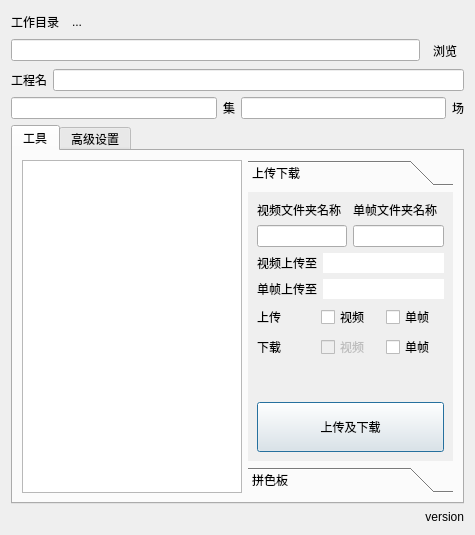
<?xml version="1.0" encoding="UTF-8"?>
<ui version="4.0">
 <class>Dialog</class>
 <widget class="QDialog" name="Dialog">
  <property name="geometry">
   <rect>
    <x>0</x>
    <y>0</y>
    <width>475</width>
    <height>535</height>
   </rect>
  </property>
  <property name="windowTitle">
   <string>场集工具</string>
  </property>
  <layout class="QVBoxLayout" name="verticalLayout">
   <item>
    <layout class="QHBoxLayout" name="horizontalLayout_5">
     <item>
      <widget class="QLabel" name="label_6">
       <property name="sizePolicy">
        <sizepolicy hsizetype="Preferred" vsizetype="Preferred">
         <horstretch>0</horstretch>
         <verstretch>0</verstretch>
        </sizepolicy>
       </property>
       <property name="text">
        <string>工作目录</string>
       </property>
      </widget>
     </item>
     <item>
      <widget class="QToolButton" name="toolButtonOpenDir">
       <property name="text">
        <string>...</string>
       </property>
       <property name="autoRaise">
        <bool>true</bool>
       </property>
      </widget>
     </item>
     <item>
      <spacer name="horizontalSpacer">
       <property name="orientation">
        <enum>Qt::Horizontal</enum>
       </property>
       <property name="sizeHint" stdset="0">
        <size>
         <width>40</width>
         <height>20</height>
        </size>
       </property>
      </spacer>
     </item>
    </layout>
   </item>
   <item>
    <layout class="QHBoxLayout" name="horizontalLayout_9">
     <item>
      <widget class="QLineEdit" name="dirEdit">
       <property name="dragEnabled">
        <bool>true</bool>
       </property>
      </widget>
     </item>
     <item>
      <widget class="QToolButton" name="dirButton">
       <property name="text">
        <string>浏览</string>
       </property>
       <property name="autoRaise">
        <bool>true</bool>
       </property>
      </widget>
     </item>
    </layout>
   </item>
   <item>
    <layout class="QHBoxLayout" name="horizontalLayout_12">
     <item>
      <widget class="QLabel" name="label_13">
       <property name="text">
        <string>工程名</string>
       </property>
      </widget>
     </item>
     <item>
      <widget class="QLineEdit" name="projectEdit"/>
     </item>
    </layout>
   </item>
   <item>
    <layout class="QHBoxLayout" name="horizontalLayout">
     <item>
      <widget class="QLineEdit" name="epEdit"/>
     </item>
     <item>
      <widget class="QLabel" name="label">
       <property name="text">
        <string>集</string>
       </property>
      </widget>
     </item>
     <item>
      <widget class="QLineEdit" name="scEdit"/>
     </item>
     <item>
      <widget class="QLabel" name="label_2">
       <property name="text">
        <string>场</string>
       </property>
      </widget>
     </item>
    </layout>
   </item>
   <item>
    <widget class="QTabWidget" name="tabWidget">
     <property name="currentIndex">
      <number>0</number>
     </property>
     <widget class="QWidget" name="tab">
      <attribute name="title">
       <string>工具</string>
      </attribute>
      <layout class="QHBoxLayout" name="horizontalLayout_7">
       <item>
        <widget class="QListWidget" name="listWidget">
         <property name="minimumSize">
          <size>
           <width>0</width>
           <height>0</height>
          </size>
         </property>
        </widget>
       </item>
       <item>
        <widget class="QToolBox" name="toolBox">
         <property name="minimumSize">
          <size>
           <width>200</width>
           <height>0</height>
          </size>
         </property>
         <property name="maximumSize">
          <size>
           <width>250</width>
           <height>16777215</height>
          </size>
         </property>
         <property name="sizeIncrement">
          <size>
           <width>0</width>
           <height>0</height>
          </size>
         </property>
         <property name="currentIndex">
          <number>0</number>
         </property>
         <widget class="QWidget" name="toolBoxPage2">
          <property name="geometry">
           <rect>
            <x>0</x>
            <y>0</y>
            <width>211</width>
            <height>292</height>
           </rect>
          </property>
          <attribute name="label">
           <string>上传下载</string>
          </attribute>
          <layout class="QVBoxLayout" name="verticalLayout_6">
           <item>
            <layout class="QGridLayout" name="gridLayout_2">
             <item row="1" column="1">
              <widget class="QLineEdit" name="imageFNameEdit">
               <property name="sizePolicy">
                <sizepolicy hsizetype="Expanding" vsizetype="Fixed">
                 <horstretch>0</horstretch>
                 <verstretch>0</verstretch>
                </sizepolicy>
               </property>
              </widget>
             </item>
             <item row="1" column="0">
              <widget class="QLineEdit" name="videoFNameEdit">
               <property name="sizePolicy">
                <sizepolicy hsizetype="Expanding" vsizetype="Fixed">
                 <horstretch>0</horstretch>
                 <verstretch>0</verstretch>
                </sizepolicy>
               </property>
              </widget>
             </item>
             <item row="0" column="0">
              <widget class="QLabel" name="label_14">
               <property name="text">
                <string>视频文件夹名称</string>
               </property>
              </widget>
             </item>
             <item row="0" column="1">
              <widget class="QLabel" name="label_15">
               <property name="text">
                <string>单帧文件夹名称</string>
               </property>
              </widget>
             </item>
            </layout>
           </item>
           <item>
            <layout class="QFormLayout" name="formLayout_3">
             <property name="fieldGrowthPolicy">
              <enum>QFormLayout::AllNonFixedFieldsGrow</enum>
             </property>
             <item row="0" column="0">
              <widget class="QLabel" name="label_16">
               <property name="text">
                <string>视频上传至</string>
               </property>
              </widget>
             </item>
             <item row="0" column="1">
              <widget class="QLineEdit" name="videoDestEdit">
               <property name="frame">
                <bool>false</bool>
               </property>
               <property name="readOnly">
                <bool>true</bool>
               </property>
              </widget>
             </item>
             <item row="1" column="0">
              <widget class="QLabel" name="label_17">
               <property name="text">
                <string>单帧上传至</string>
               </property>
              </widget>
             </item>
             <item row="1" column="1">
              <widget class="QLineEdit" name="imageDestEdit">
               <property name="frame">
                <bool>false</bool>
               </property>
               <property name="readOnly">
                <bool>true</bool>
               </property>
              </widget>
             </item>
            </layout>
           </item>
           <item>
            <layout class="QHBoxLayout" name="horizontalLayout_6">
             <item>
              <widget class="QLabel" name="label_8">
               <property name="text">
                <string>上传</string>
               </property>
              </widget>
             </item>
             <item>
              <widget class="QCheckBox" name="videoUpCheck">
               <property name="text">
                <string>视频</string>
               </property>
              </widget>
             </item>
             <item>
              <widget class="QCheckBox" name="imageUpCheck">
               <property name="text">
                <string>单帧</string>
               </property>
              </widget>
             </item>
            </layout>
           </item>
           <item>
            <layout class="QHBoxLayout" name="horizontalLayout_8">
             <item>
              <widget class="QLabel" name="label_9">
               <property name="text">
                <string>下载</string>
               </property>
              </widget>
             </item>
             <item>
              <widget class="QCheckBox" name="videoDownCheck">
               <property name="enabled">
                <bool>false</bool>
               </property>
               <property name="text">
                <string>视频</string>
               </property>
               <property name="checkable">
                <bool>true</bool>
               </property>
              </widget>
             </item>
             <item>
              <widget class="QCheckBox" name="imageDownCheck">
               <property name="text">
                <string>单帧</string>
               </property>
              </widget>
             </item>
            </layout>
           </item>
           <item>
            <spacer name="verticalSpacer_2">
             <property name="orientation">
              <enum>Qt::Vertical</enum>
             </property>
             <property name="sizeHint" stdset="0">
              <size>
               <width>20</width>
               <height>40</height>
              </size>
             </property>
            </spacer>
           </item>
           <item>
            <widget class="QPushButton" name="syncButton">
             <property name="minimumSize">
              <size>
               <width>0</width>
               <height>50</height>
              </size>
             </property>
             <property name="text">
              <string>上传及下载</string>
             </property>
            </widget>
           </item>
          </layout>
         </widget>
         <widget class="QWidget" name="toolBoxPage1">
          <property name="geometry">
           <rect>
            <x>0</x>
            <y>0</y>
            <width>207</width>
            <height>292</height>
           </rect>
          </property>
          <attribute name="label">
           <string>拼色板</string>
          </attribute>
          <layout class="QVBoxLayout" name="verticalLayout_3">
           <item>
            <layout class="QFormLayout" name="formLayout_4">
             <property name="fieldGrowthPolicy">
              <enum>QFormLayout::AllNonFixedFieldsGrow</enum>
             </property>
             <item row="0" column="0">
              <widget class="QLabel" name="label_11">
               <property name="text">
                <string>色板素材文件夹</string>
               </property>
              </widget>
             </item>
             <item row="0" column="1">
              <widget class="QLineEdit" name="csheetFFNameEdit"/>
             </item>
             <item row="1" column="0">
              <widget class="QLabel" name="label_19">
               <property name="text">
                <string>色板名称前缀</string>
               </property>
              </widget>
             </item>
             <item row="1" column="1">
              <widget class="QLineEdit" name="csheetPrefixEdit"/>
             </item>
             <item row="2" column="0">
              <widget class="QLabel" name="label_12">
               <property name="text">
                <string>色板底板</string>
               </property>
              </widget>
             </item>
             <item row="2" column="1">
              <widget class="QComboBox" name="backDropBox"/>
             </item>
            </layout>
           </item>
           <item>
            <layout class="QFormLayout" name="formLayout">
             <item row="0" column="0">
              <widget class="QLabel" name="label_18">
               <property name="text">
                <string>色板名称</string>
               </property>
              </widget>
             </item>
             <item row="0" column="1">
              <widget class="QLineEdit" name="csheetNameEdit">
               <property name="frame">
                <bool>false</bool>
               </property>
               <property name="readOnly">
                <bool>true</bool>
               </property>
              </widget>
             </item>
             <item row="1" column="0">
              <widget class="QLabel" name="label_20">
               <property name="text">
                <string>色板上传至</string>
               </property>
              </widget>
             </item>
             <item row="1" column="1">
              <widget class="QLineEdit" name="csheetDestEdit">
               <property name="frame">
                <bool>false</bool>
               </property>
               <property name="readOnly">
                <bool>true</bool>
               </property>
              </widget>
             </item>
            </layout>
           </item>
           <item>
            <widget class="QCheckBox" name="csheetOpenCheck">
             <property name="text">
              <string>创建后打开色板</string>
             </property>
            </widget>
           </item>
           <item>
            <widget class="QCheckBox" name="csheetUpCheck">
             <property name="text">
              <string>创建后上传色板</string>
             </property>
            </widget>
           </item>
           <item>
            <spacer name="verticalSpacer_3">
             <property name="orientation">
              <enum>Qt::Vertical</enum>
             </property>
             <property name="sizeHint" stdset="0">
              <size>
               <width>20</width>
               <height>40</height>
              </size>
             </property>
            </spacer>
           </item>
           <item>
            <widget class="QPushButton" name="sheetButton">
             <property name="minimumSize">
              <size>
               <width>0</width>
               <height>50</height>
              </size>
             </property>
             <property name="text">
              <string>创建色板</string>
             </property>
            </widget>
           </item>
           <item>
            <widget class="QPushButton" name="openButton">
             <property name="enabled">
              <bool>true</bool>
             </property>
             <property name="text">
              <string>打开色板</string>
             </property>
            </widget>
           </item>
          </layout>
          <zorder></zorder>
          <zorder>sheetButton</zorder>
          <zorder>openButton</zorder>
          <zorder>csheetOpenCheck</zorder>
          <zorder>csheetUpCheck</zorder>
          <zorder>verticalSpacer_3</zorder>
         </widget>
        </widget>
       </item>
      </layout>
     </widget>
     <widget class="QWidget" name="tab_2">
      <attribute name="title">
       <string>高级设置</string>
      </attribute>
      <layout class="QVBoxLayout" name="verticalLayout_2">
       <item>
        <layout class="QHBoxLayout" name="horizontalLayout_4">
         <item>
          <widget class="QLabel" name="label_4">
           <property name="text">
            <string>服务器路径</string>
           </property>
          </widget>
         </item>
         <item>
          <widget class="QToolButton" name="toolButtonOpenServer">
           <property name="text">
            <string>...</string>
           </property>
           <property name="autoRaise">
            <bool>true</bool>
           </property>
          </widget>
         </item>
         <item>
          <spacer name="horizontalSpacer_2">
           <property name="orientation">
            <enum>Qt::Horizontal</enum>
           </property>
           <property name="sizeHint" stdset="0">
            <size>
             <width>40</width>
             <height>20</height>
            </size>
           </property>
          </spacer>
         </item>
        </layout>
       </item>
       <item>
        <layout class="QHBoxLayout" name="horizontalLayout_3">
         <item>
          <widget class="QLineEdit" name="serverEdit">
           <property name="dragEnabled">
            <bool>true</bool>
           </property>
          </widget>
         </item>
         <item>
          <widget class="QToolButton" name="serverButton">
           <property name="text">
            <string>浏览</string>
           </property>
           <property name="autoRaise">
            <bool>true</bool>
           </property>
          </widget>
         </item>
        </layout>
       </item>
       <item>
        <layout class="QGridLayout" name="gridLayout">
         <item row="1" column="0">
          <widget class="QLineEdit" name="videoFolderEdit"/>
         </item>
         <item row="0" column="0">
          <widget class="QLabel" name="label_7">
           <property name="text">
            <string>服务器视频路径</string>
           </property>
          </widget>
         </item>
         <item row="1" column="1">
          <widget class="QLineEdit" name="imageFolderEdit"/>
         </item>
         <item row="0" column="1">
          <widget class="QLabel" name="label_10">
           <property name="text">
            <string>服务器单帧文件夹</string>
           </property>
          </widget>
         </item>
        </layout>
       </item>
       <item>
        <widget class="Line" name="line">
         <property name="orientation">
          <enum>Qt::Horizontal</enum>
         </property>
        </widget>
       </item>
       <item>
        <widget class="QLabel" name="label_3">
         <property name="text">
          <string>Nuke路径</string>
         </property>
        </widget>
       </item>
       <item>
        <layout class="QHBoxLayout" name="horizontalLayout_2">
         <item>
          <widget class="QLineEdit" name="nukeEdit">
           <property name="dragEnabled">
            <bool>true</bool>
           </property>
          </widget>
         </item>
         <item>
          <widget class="QToolButton" name="nukeButton">
           <property name="text">
            <string>浏览</string>
           </property>
           <property name="autoRaise">
            <bool>true</bool>
           </property>
          </widget>
         </item>
        </layout>
       </item>
       <item>
        <spacer name="verticalSpacer">
         <property name="orientation">
          <enum>Qt::Vertical</enum>
         </property>
         <property name="sizeHint" stdset="0">
          <size>
           <width>20</width>
           <height>184</height>
          </size>
         </property>
        </spacer>
       </item>
      </layout>
     </widget>
    </widget>
   </item>
   <item>
    <widget class="QLabel" name="version_label">
     <property name="text">
      <string>version</string>
     </property>
     <property name="alignment">
      <set>Qt::AlignRight|Qt::AlignTrailing|Qt::AlignVCenter</set>
     </property>
    </widget>
   </item>
  </layout>
  <action name="actionSheet">
   <property name="text">
    <string>sheet</string>
   </property>
  </action>
  <action name="actionSync">
   <property name="text">
    <string>sync</string>
   </property>
  </action>
  <action name="actionOpen">
   <property name="text">
    <string>open</string>
   </property>
  </action>
  <action name="actionServer">
   <property name="text">
    <string>server</string>
   </property>
  </action>
  <action name="actionDir">
   <property name="text">
    <string>dir</string>
   </property>
  </action>
  <action name="actionNuke">
   <property name="text">
    <string>nuke</string>
   </property>
  </action>
  <action name="actionUpdateUI">
   <property name="text">
    <string>updateUI</string>
   </property>
  </action>
  <action name="actionOpenDir">
   <property name="text">
    <string>openDir</string>
   </property>
  </action>
  <action name="actionOpenServer">
   <property name="text">
    <string>openServer</string>
   </property>
  </action>
 </widget>
 <resources/>
 <connections>
  <connection>
   <sender>dirButton</sender>
   <signal>clicked()</signal>
   <receiver>actionDir</receiver>
   <slot>trigger()</slot>
   <hints>
    <hint type="sourcelabel">
     <x>442</x>
     <y>38</y>
    </hint>
    <hint type="destinationlabel">
     <x>-1</x>
     <y>-1</y>
    </hint>
   </hints>
  </connection>
  <connection>
   <sender>nukeButton</sender>
   <signal>clicked()</signal>
   <receiver>actionNuke</receiver>
   <slot>trigger()</slot>
   <hints>
    <hint type="sourcelabel">
     <x>429</x>
     <y>273</y>
    </hint>
    <hint type="destinationlabel">
     <x>-1</x>
     <y>-1</y>
    </hint>
   </hints>
  </connection>
  <connection>
   <sender>openButton</sender>
   <signal>clicked()</signal>
   <receiver>actionOpen</receiver>
   <slot>trigger()</slot>
   <hints>
    <hint type="sourcelabel">
     <x>345</x>
     <y>448</y>
    </hint>
    <hint type="destinationlabel">
     <x>-1</x>
     <y>-1</y>
    </hint>
   </hints>
  </connection>
  <connection>
   <sender>serverButton</sender>
   <signal>clicked()</signal>
   <receiver>actionServer</receiver>
   <slot>trigger()</slot>
   <hints>
    <hint type="sourcelabel">
     <x>429</x>
     <y>172</y>
    </hint>
    <hint type="destinationlabel">
     <x>-1</x>
     <y>-1</y>
    </hint>
   </hints>
  </connection>
  <connection>
   <sender>syncButton</sender>
   <signal>clicked()</signal>
   <receiver>actionSync</receiver>
   <slot>trigger()</slot>
   <hints>
    <hint type="sourcelabel">
     <x>347</x>
     <y>460</y>
    </hint>
    <hint type="destinationlabel">
     <x>-1</x>
     <y>-1</y>
    </hint>
   </hints>
  </connection>
  <connection>
   <sender>sheetButton</sender>
   <signal>clicked()</signal>
   <receiver>actionSheet</receiver>
   <slot>trigger()</slot>
   <hints>
    <hint type="sourcelabel">
     <x>345</x>
     <y>405</y>
    </hint>
    <hint type="destinationlabel">
     <x>-1</x>
     <y>-1</y>
    </hint>
   </hints>
  </connection>
  <connection>
   <sender>toolButtonOpenDir</sender>
   <signal>clicked()</signal>
   <receiver>actionOpenDir</receiver>
   <slot>trigger()</slot>
   <hints>
    <hint type="sourcelabel">
     <x>82</x>
     <y>19</y>
    </hint>
    <hint type="destinationlabel">
     <x>-1</x>
     <y>-1</y>
    </hint>
   </hints>
  </connection>
  <connection>
   <sender>toolButtonOpenServer</sender>
   <signal>clicked()</signal>
   <receiver>actionOpenServer</receiver>
   <slot>trigger()</slot>
   <hints>
    <hint type="sourcelabel">
     <x>105</x>
     <y>161</y>
    </hint>
    <hint type="destinationlabel">
     <x>-1</x>
     <y>-1</y>
    </hint>
   </hints>
  </connection>
 </connections>
</ui>
